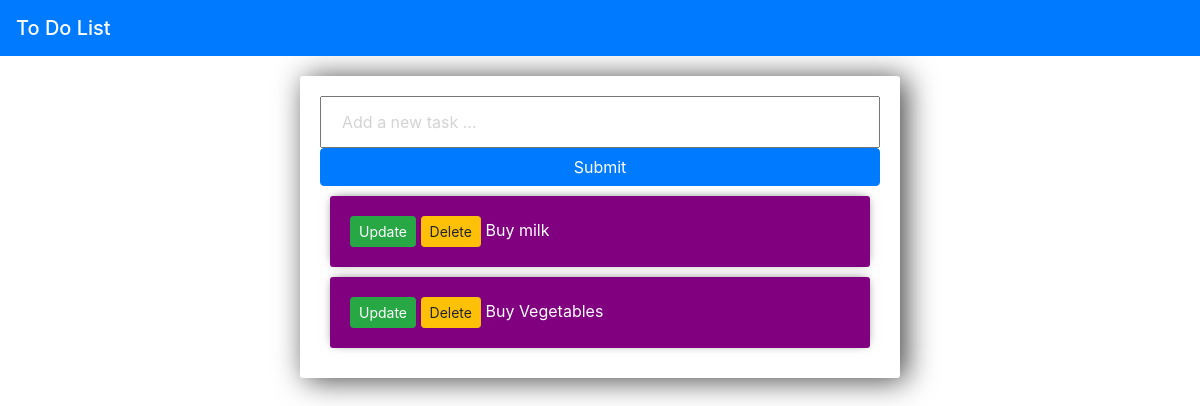
/, run on an earlier commit of the app's database.
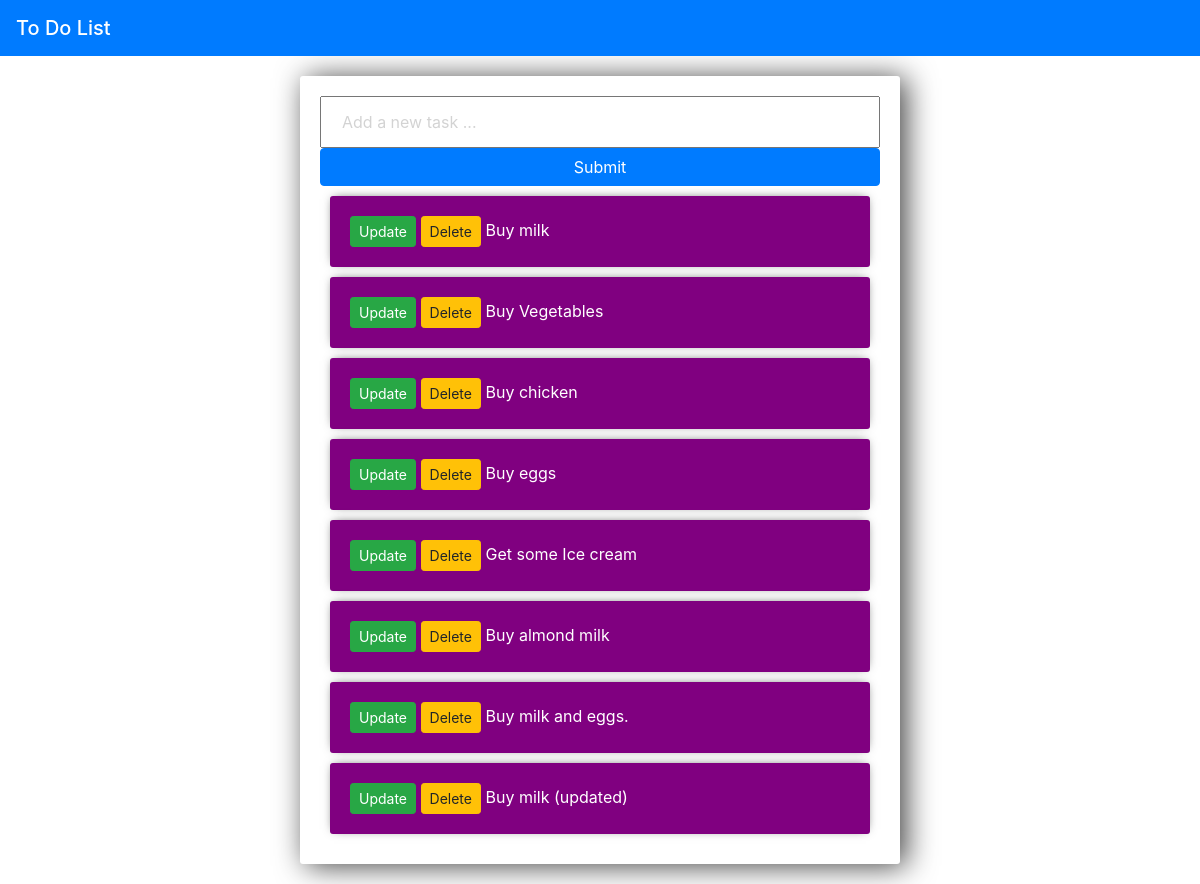
And on a later commit of the database.
### tasks/models.py (models this page shows)
class Task(models.Model):
    title = models.CharField(max_length=200)
    complete = models.BooleanField(default=False)
    created = models.DateTimeField(auto_now_add=True)
    def __str__(self):
        return self.title

### tasks/views.py (the view)
# urls.py: path('', views.index, name='list'),
def index(request):
    tasks = Task.objects.all()
    form = TaskForm()
    if request.method == 'POST':
        form = TaskForm(request.POST)
        if form.is_valid():
            form.save()
        return redirect('/')
    context = {'tasks': tasks, 'form': form}
    return render(request, 'list.html', context)

### tasks/forms.py
class TaskForm(forms.ModelForm):
    title = forms.CharField(
        widget=forms.TextInput(attrs={'placeholder': 'Add a new task ...'}))
    class Meta:
        model = Task
        fields = '__all__'

### templates/list.html (shortened to what this page needs)
{% extends 'base.html' %}
{% block content %}
<div class="center-column">
    <form method="POST" action="/">
        {{ form.title }}
        <input class="btn btn-primary" type="submit" name="Create Task">
    </form>
    {%  for task in tasks %}
    <div class="item-row">
        <a class="btn btn-sm btn-success" href="{% url 'update_task' task.id %}">Update</a>
        <a class="btn btn-sm btn-warning" href="{% url 'delete_task' task.id %}">Delete</a>
        {% if task.complete == True %}
        <strike>{{ task }}</strike>
        {% else %}
        <span>{{ task }}</span>
        {% endif %}
    </div>
    {% endfor %}
</div>
{% endblock content %}

### templates/base.html (shortened to what this page needs)
{% load static %}
<!DOCTYPE html>
<html lang="en">
<head>
    <link href="{% static 'css/base.css' %}" rel="stylesheet">
    <link rel="stylesheet" href="https://stackpath.bootstrapcdn.com/bootstrap/4.4.1/css/bootstrap.min.css"
>
</head>
<body>
    <nav class="navbar navbar-expand-lg navbar-dark bg-primary">
        <a class="navbar-brand mb-0 h1" href="{% url 'list' %}">To Do List</a>
    </nav>
    {% block content %}
    {% endblock content %}
</body>
</html>

### static/css/base.css (style rules this page uses)
body { background-color: whitesmoke; }
input { width: 100%; padding: 12px 20px; margin: 8px 0; box-sizing: border-box; }
input::placeholder { color: #D3D3D3; }
.center-column { width: 600px; margin: 20px auto; padding: 20px; background-color: #FFF; border-radius: 3px; box-shadow: 6px 2px 30px 0px rgba(0, 0, 0, 0.75) }
.item-row { background-color: purple; margin: 10px; padding: 20px; border-radius: 3px; color: #fff; font-size: 16px; box-shadow: 0px -1px 10px -4px rgba(0, 0, 0, 0.75); }

What changed in the data, as far as the page shows it:
added Task: title "Buy chicken"
added Task: title "Buy eggs"
added Task: title "Get some Ice cream"
added Task: title "Buy almond milk"
added Task: title "Buy milk and eggs."
added Task: title "Buy milk (updated)"
